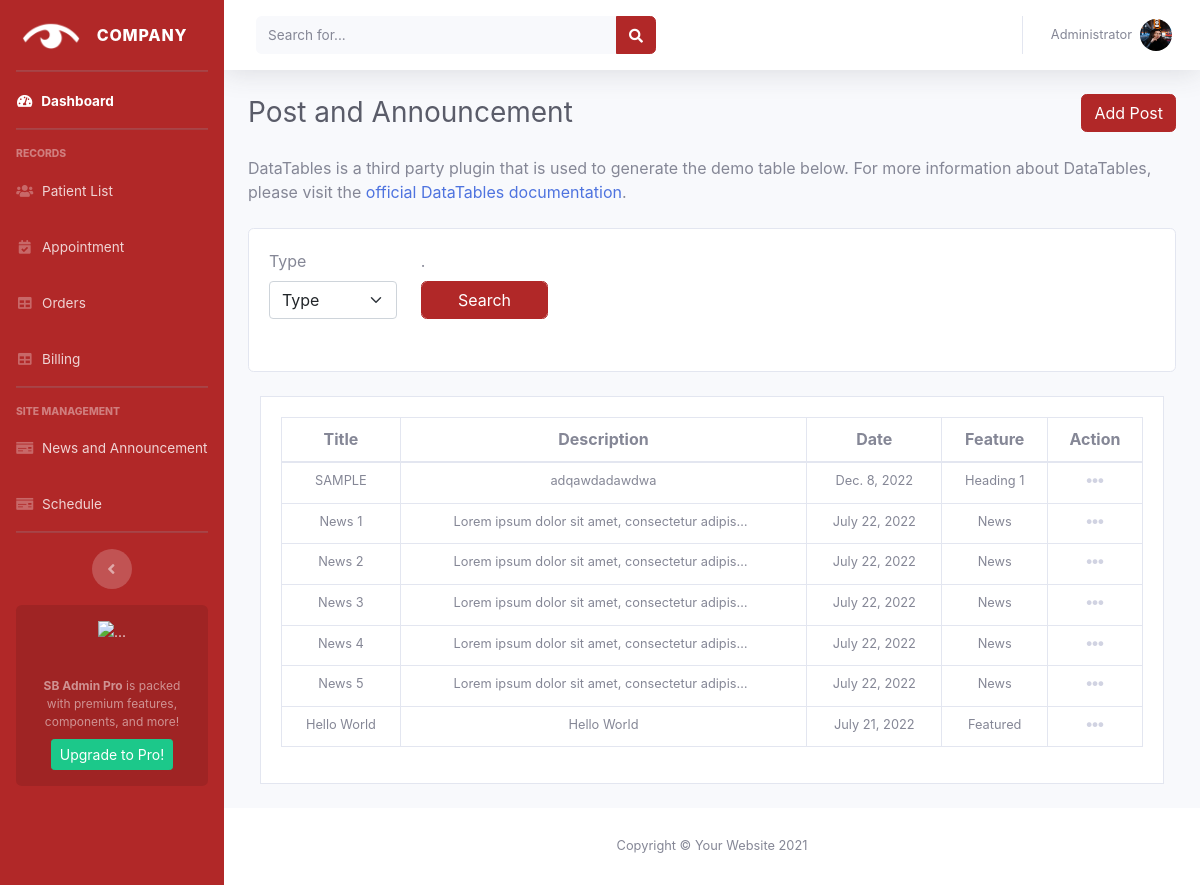
Page /news/ on the committed database.
### accounts/models.py (models this page shows, shortened)
class News(models.Model):
    title = models.CharField(max_length=200, null=True, blank=True)
    desc = models.CharField(max_length=200, null=True, blank=True)
    profile_pic = models.ImageField(
        default="pexels-misael-garcia-1707828.jpg", null=True, blank=True)
    headline = models.BooleanField(
        default=False, max_length=200, null=True, blank=True)
    type = models.CharField(max_length=200, null=True, blank=True)
    date_created = models.DateField(auto_now_add=True)

### accounts/views.py (the view)
# urls.py: path('news/', views.news, name='news'),
def news(request):
    order_by_list = ['-date_created']
    new = News.objects.all()
    news = new.order_by('-date_created')
    myFilter = Newsfilter(request.GET, queryset=news)
    news = myFilter.qs
    context = {
        'news': news,
    }
    return render(request, 'admin/pages/announcement.html', context)

### accounts/templates/admin/pages/announcement.html (shortened to what this page needs)
{% extends 'admin/admin.html' %} {% block title %}News and Announcement{% endblock %}
{% block content %}
<div class="d-sm-flex align-items-center justify-content-between mb-4">
    <h1 class="h3 mb-0 text-gray-800">Post and Announcement</h1>
    <a class="btn btn-primary" href="{% url 'create_news' %}" type="button">Add Post</a>
</div>
<p class="mb-4">DataTables is a third party plugin that is used to generate the demo table below.
    For more information about DataTables, please visit the <a target="_blank" href="https://datatables.net">official
        DataTables documentation</a>.</p>
<div class="row mb-4">
    <div class="col-12">
        <div class="card card-body">
            {% load widget_tweaks %}
            <form action="" method="GET">
                <div class="row">
                    <div class="col-md-2 mb-3">
                        <div class="form-group">
                            <label>Type</label>
                            <select class="form-select" required name="type" aria-label="Default select example">
                                <option value="" selected>Type</option>
                            </select>
                        </div>
                    </div>
                    <div class="col-md-2 mb-3">
                        <div class="form-group">
                            <label>.</label>
                            <button class="form-control btn btn-primary" type="submit">Search</button>
                        </div>
                    </div>
                </div>
            </form>
        </div>
    </div>
</div>
<div class="col-xl-12 mt-4">
    <div class=" card rounded-0  mb-4">
        <div class=" card card-body border-0  table-responsive ">
            <table class="table table-bordered text-center align-middle">
                <tr class="p-0 mb-2 h6 text-dark-100 bolder">
                    <th scope="col">Title</th>
                    <th scope="col ">Description</th>
                    <th scope="col">Date</th>
                    <th scope="col">Feature</th>
                    <th scope="col" class="text-center">Action</th>
                </tr>
                <tbody class="p-5 ">
                    {% for news in news %}
                    <tr class="small text-center lh-1">
                        <td>{{news.title}}</td>
                        <td>
                            <div class="d-inline-block text-truncate" style="max-width: 300px;">{{news.desc}}</div>
                        </td>
                        <td>{{news.date_created}}</td>
                        <td>{{news.type}}</td>
                        <td class="text-center">
                            <div class="dropdown no-arrow">
                                <a class="dropdown-toggle" href="#" role="button" id="dropdownMenuLink"
                                    data-toggle="dropdown" aria-haspopup="true" aria-expanded="false">
                                    <i class="fas fa-ellipsis-h fa-lg fa-fw text-gray-400"></i>
                                </a>
                            </div>
                        </td>
                    </tr>
                    {% endfor %}
                </tbody>
            </table>
        </div>
    </div>
</div>
{% endblock %}

### static/css/admin_2.css (style rules this page uses)
.btn-primary { color: #fff; background-color:#b12828; border-color: #b12828; }

### static/css/evo-calendar.min.4.css (style rules this page uses)
*,::after,::before { -webkit-box-sizing:border-box;box-sizing:border-box; }
html,body { padding:0;margin:0 }

### accounts/templates/admin/admin.html (style rules this page uses)
html { scroll-behavior: smooth; }

### rows in the picture
News: title "SAMPLE", desc "adqawdadawdwa", date_created "Dec. 8, 2022", type "Heading 1"
News: title "News 1", desc "Lorem ipsum dolor sit amet, consectetur adipis…", date_created "July 22, 2022", type "News"
News: title "News 2", desc "Lorem ipsum dolor sit amet, consectetur adipis…", date_created "July 22, 2022", type "News"
News: title "News 3", desc "Lorem ipsum dolor sit amet, consectetur adipis…", date_created "July 22, 2022", type "News"
News: title "News 4", desc "Lorem ipsum dolor sit amet, consectetur adipis…", date_created "July 22, 2022", type "News"
News: title "News 5", desc "Lorem ipsum dolor sit amet, consectetur adipis…", date_created "July 22, 2022", type "News"
News: title "Hello World", desc "Hello World", date_created "July 21, 2022", type "Featured"
